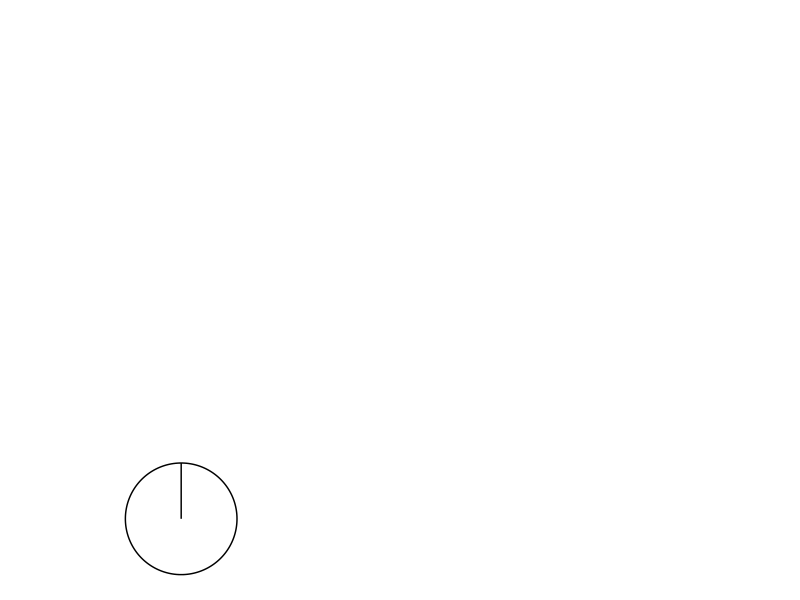
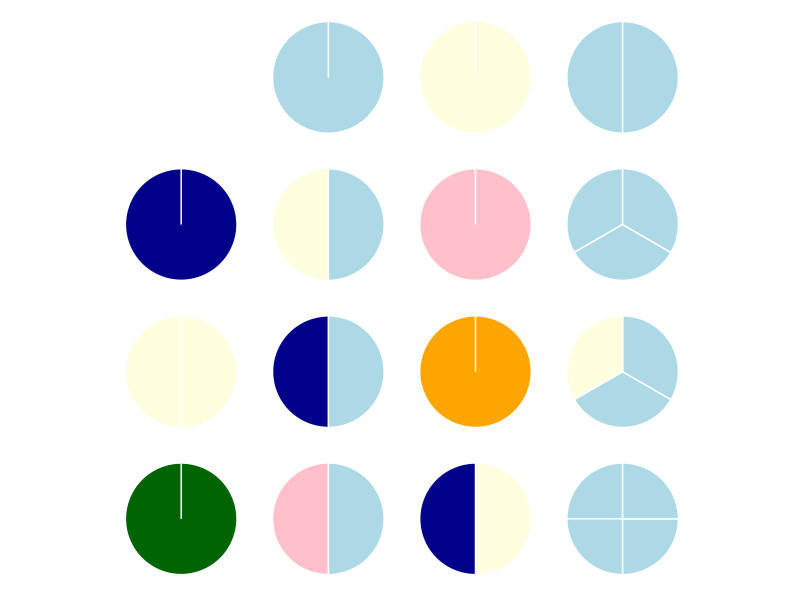

Reproduce these figures in R, in order.

library(ggplot2)
library(dplyr)
library(tidyr)

nn <- 4

prime_factors <- matrix(c(
    c(NA, NA, NA, NA), 
    c( 2, NA, NA, NA), 
    c( 3, NA, NA, NA), 
    c( 2,  2, NA, NA),
    c( 5, NA, NA, NA), 
    c( 2,  3, NA, NA), 
    c( 7, NA, NA, NA), 
    c( 2,  2,  2, NA), 
    c( 3,  3, NA, NA), 
    c( 2,  5, NA, NA), 
    c(11, NA, NA, NA), 
    c( 2,  2,  3, NA), 
    c(13, NA, NA, NA), 
    c( 2,  7, NA, NA), 
    c( 3,  5, NA, NA),
    c( 2,  2,  2, 2)), 
    nrow = nn^2, ncol = nn, byrow = TRUE)

apply(prime_factors, 1, prod, na.rm = TRUE)
pal <- c("lightblue", "lightyellow", "darkblue", "pink", "orange", "darkgreen")

d1 <- as.data.frame(prime_factors) %>% 
    mutate(ind = seq_len(n())) %>% 
    gather(key = id, value = prime, -ind) %>% 
    na.omit %>% 
    mutate(id = as.numeric(gsub("V", "", id)), 
        prime = factor(prime)) %>% 
    rbind(c(ind = 1, id = 1, prime = NA), .) %>%
    group_by(ind) %>% 
    mutate(N = min(1 / length(na.omit(prime)), 1, na.rm = TRUE))
head(d1)

p1 <- ggplot(
    data = d1,
    mapping = aes(
        fill = prime, 
        x = "",
        y = N)) +
    geom_bar(color = "white", width = 1,
        stat = "identity") +
    coord_polar(theta = "y", direction = -1) +
    facet_wrap(~ind) +
    scale_fill_manual(values = pal, na.value = "white") +
    theme_bw() +
    theme(panel.grid = element_blank(),
        axis.text = element_blank(),
        axis.ticks = element_blank(),
        axis.title = element_blank(),
        panel.border = element_blank(),
        strip.text  = element_blank(),
        strip.background = element_blank()
    ) + 
    guides(fill = FALSE)

png("primes_display1.png", height = 600, width = 600, res = 200)
print(p1)
dev.off()

library(grid)
library(gridExtra)
primes <- as.integer(levels(d1$prime))
nprimes <- length(primes)

for (ii in seq_len(nprimes)) {
    is_ith_prime <- apply(X = prime_factors, MARGIN = 1,
        FUN = function(x, ii) { any(primes[ii] %in% x) }, ii = ii)
    # these indices are not present in this layer
    # TODO instead build up
    rm_pos <- cbind(
        x = rep(seq_len(nn), each = nn)[!is_ith_prime], 
        y = rep(seq_len(nn), times = nn)[!is_ith_prime])
    # black & white
    p2 <- ggplot(
        data = d1,
        mapping = aes(
            fill = prime, 
            x = "",
            y = N)) +
        geom_bar(color = "black", fill = "white", width = 2,
            stat = "identity") +
        coord_polar(theta = "y", direction = -1) +
        facet_wrap(~ind, ncol = nn, drop = FALSE) +
        scale_fill_manual(values = pal, na.value = "white") +
        theme_bw() +
        theme(panel.grid = element_blank(),
            axis.text = element_blank(),
            axis.ticks = element_blank(),
            axis.title = element_blank(),
            panel.border = element_blank(),
            strip.text  = element_blank(),
            strip.background = element_blank()
        ) + 
        guides(fill = FALSE)
    g2 <- ggplotGrob(p2)
    # TODO remove unneeded elements from needed panels
    
    # remove unneeded panels
    rm_grobs <- g2$layout$name %in% paste(rep(c("panel", "strip-t", 
        "axis-t", "axis-b", "axis-l", "axis-r"), each = nrow(rm_pos)), 
        apply(
            X = rm_pos, MARGIN = 1, 
            FUN = function(x) paste0(x[1], "-", x[2])), 
        sep = "-")
    # remove
    g2$grobs[rm_grobs] <- NULL
    g2$layout <- g2$layout[!rm_grobs, , drop = FALSE]
    # draw
    grid.draw(g2)
}
